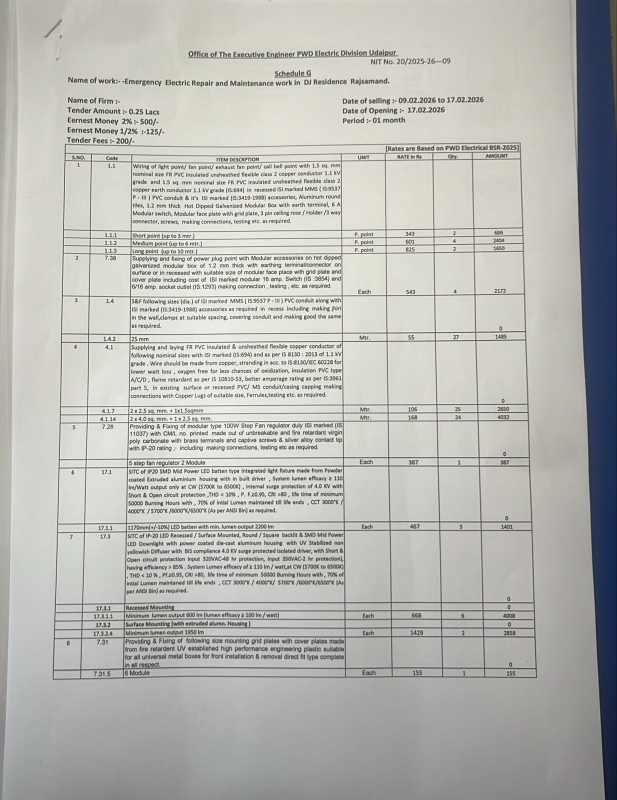
#> input picture REF_APPS_ARCHIVE/BillGeneratorContractor/INPUT_WORK_ORDER_IMAGES_TEXT/WhatsApp Image 2026-02-25 at 1.13.49 PM.jpeg, 1234 x 1600 px (shown at 1/2 size)
$ python -i pwd_schedule_parser.py   (imports and definitions only)
#> lines starting #> are read from the running program, lines starting #| are printed output that depends on the picture; after the words box and inside, x2 and y2 are one past the last pixel; in counts of white or black regions, pixels touching at a corner belong together
"""
PWD Schedule-G Work Order Parser
Implements foolproof OCR with grid detection and validation
Based on elite software engineering recommendations
"""

import cv2
import numpy as np
import re
from typing import List, Dict, Tuple
from pathlib import Path

try:
    import pytesseract
    TESSERACT_AVAILABLE = True
except ImportError:
    TESSERACT_AVAILABLE = False


class PWDScheduleParser:
    """
    Foolproof parser for PWD Schedule-G work orders
    Implements multi-mode OCR with grid detection
    """

    # Item code pattern (e.g., 1.1.2, 18.13)
    ITEM_CODE_PATTERN = r'\b\d+\.\d+(?:\.\d+)?\b'

    def __init__(self):
        self.ocr_modes = [6, 4, 11]  # PSM modes to try

    def preprocess_image(self, img_path: str) -> np.ndarray:
        """
        Image preprocessing for optimal OCR
        """
        img = cv2.imread(str(img_path))
#> img is the input picture: shape (1600, 1234, 3); mean B, G, R 179, 183.1, 182.9

        # Convert to grayscale
        gray = cv2.cvtColor(img, cv2.COLOR_BGR2GRAY)
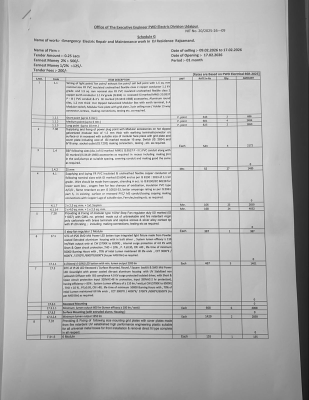
#> gray: shape (1600, 1234) (shown at 1/4 size); min 13, max 255, mean 182.6

        # Gaussian blur to reduce noise
        blur = cv2.GaussianBlur(gray, (5, 5), 0)

        # Adaptive thresholding
        thresh = cv2.adaptiveThreshold(
            blur, 255,
            cv2.ADAPTIVE_THRESH_GAUSSIAN_C,
            cv2.THRESH_BINARY, 11, 2
        )
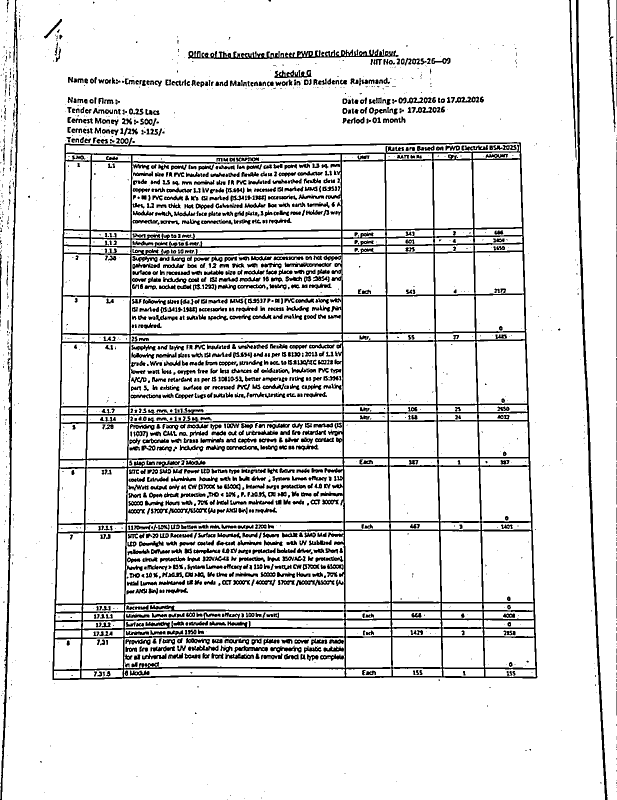
#> thresh: shape (1600, 1234) (shown at 1/2 size); 87.5% white; 2065 black regions (893 under 20 px), largest, box (x1, y1, x2, y2) and area: (105, 275, 1075, 1360) 99441, (1152, 0, 1215, 1600) 7159, (0, 0, 36, 1600) 6032

        return thresh

    def detect_table_rows(self, img: np.ndarray) -> List[Tuple[int, int, int, int]]:
        """
        Detect table grid lines and extract row boundaries
        """
        # Horizontal line detection kernel
        kernel = cv2.getStructuringElement(cv2.MORPH_RECT, (40, 1))

        # Morphological opening
        detect = cv2.morphologyEx(img, cv2.MORPH_OPEN, kernel)
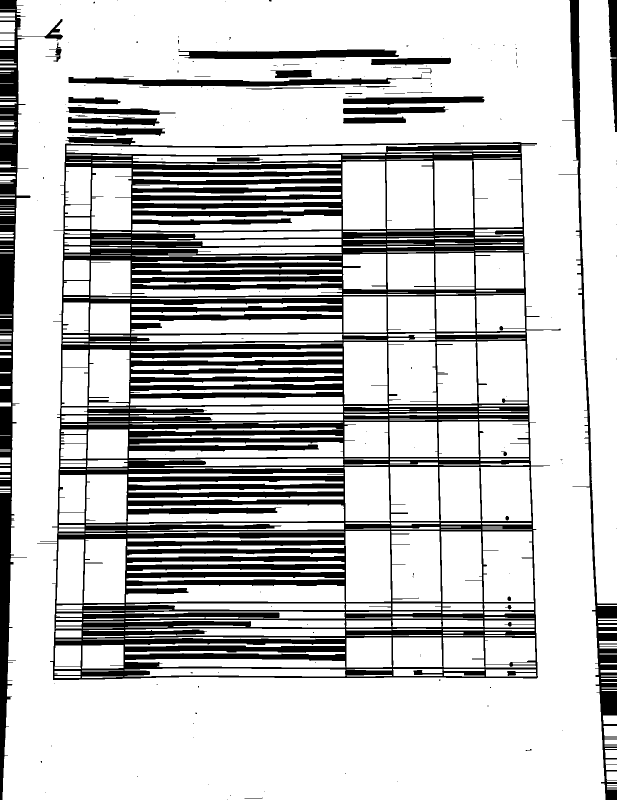
#> detect: shape (1600, 1234) (shown at 1/2 size); 77.2% white; 184 black regions (148 under 20 px)

        # Find contours
        contours, _ = cv2.findContours(
            detect,
            cv2.RETR_EXTERNAL,
            cv2.CHAIN_APPROX_SIMPLE
        )
#> contours = 106 contours, 28 with area under 20; largest, box (x1, y1, x2, y2) and area: (5, 0, 1211, 1600) 1832142, (1158, 0, 1234, 1207) 71208, (0, 44, 31, 64) 548, (1207, 1452, 1234, 1473) 501, (1206, 1431, 1234, 1448) 424

        rows = []

        for c in contours:
            x, y, w, h = cv2.boundingRect(c)

            # Filter valid rows (width > 600, height > 30)
            if w > 600 and h > 30:
                rows.append((x, y, w, h))
#> this loop made 106 passes
#> (c, x, y, w, h) on passes 1, 2, 3, 4, 6: ([[1214, 1577], [1214, 1578], [1233, 1578], [1233, 1577]], 1214, 1577, 20, 2), ([[1214, 1572], [1214, 1574], [1233, 1574], [1233, 1572]], 1214, 1572, 20, 3), ([[1214, 1568], [1214, 1570], [1233, 1570], [1233, 1568]], 1214, 1568, 20, 3), ([[1214, 1562], [1214, 1563], [1233, 1563], [1233, 1562]], 1214, 1562, 20, 2), ([[1212, 1530], [1212, 1539], [1233, 1539], [1233, 1530]], 1212, 1530, 22, 10)
#> after the loop, rows = [(5, 0, 1206, 1600)]

        # Sort rows by Y-coordinate (top to bottom)
        rows = sorted(rows, key=lambda r: r[1])

        return rows

    def ocr_row(self, img: np.ndarray, row: Tuple[int, int, int, int], mode: int = 6) -> str:
        """
        OCR a single row with error correction
        """
        if not TESSERACT_AVAILABLE:
            raise RuntimeError("Tesseract OCR not available")

        x, y, w, h = row

        # Crop row
        crop = img[y:y+h, x:x+w]

        # OCR with specified mode
        txt = pytesseract.image_to_string(
            crop,
            config=f"--oem 3 --psm {mode}"
        )

        # Apply OCR error corrections
        txt = self.fix_ocr_errors(txt)

        return txt.strip()

    # [42 lines left out: functions fix_ocr_errors, extract_item_codes, robust_ocr, not called in this run]

    def parse_work_order_grid(self, img_path: str) -> List[Dict]:
        """
        Parse work order using grid detection
        Returns list of items with code, description, unit, rate, qty
        """
        # Preprocess image
        img = self.preprocess_image(img_path)

        # Detect table rows
        rows = self.detect_table_rows(img)
#> rows = [(5, 0, 1206, 1600)]

        if len(rows) == 0:
            raise ValueError("No table rows detected in image")

        # OCR each row
        items = []

        for row in rows:
            try:
                # OCR the row
                line = self.ocr_row(img, row)

                # Extract item code
                code_match = re.search(self.ITEM_CODE_PATTERN, line)

                if not code_match:
                    continue  # Skip rows without item codes

                code = code_match.group()

                # Parse line components
                parts = line.split()

                try:
                    # Extract rate, qty, unit (from end of line)
                    rate = float(parts[-3])
                    qty = float(parts[-2])
                    unit = parts[-4]
                except (IndexError, ValueError):
                    # If parsing fails, use defaults
                    rate = 0.0
                    qty = 0.0
                    unit = "nos"

                # Extract description (text after code)
                desc = line.split(code)[1] if code in line else ""
                desc = desc.strip()

                items.append({
                    'code': code,
                    'description': desc,
                    'unit': unit,
                    'rate': rate,
                    'quantity': qty
                })

            except Exception as e:
                # Log error but continue processing
                print(f"Warning: Failed to parse row: {e}")
                continue
#> this loop made 1 pass
#> pass 1, in ocr_row, `crop = img[y:y+h, x:x+w]`:
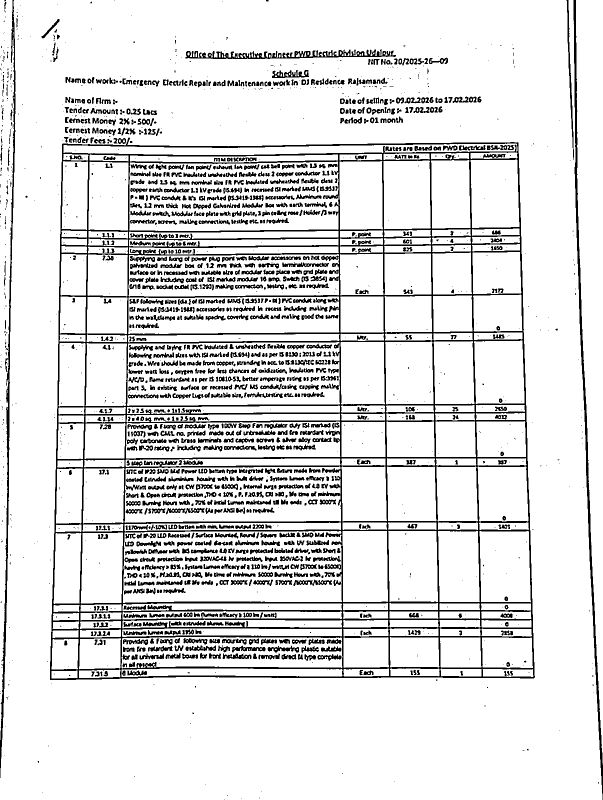
#> crop: shape (1600, 1206) (shown at 1/2 size); 87.4% white; 1951 black regions (796 under 20 px), largest, box (x1, y1, x2, y2) and area: (100, 275, 1070, 1360) 99441, (1147, 0, 1206, 1600) 7030, (0, 0, 31, 1556) 5791
#> after the loop, items = []

        return items

    # [67 lines left out: functions validate_extraction, parse_qty_file, validate_qty_match, not called in this run]

#> (the run stopped early here; a loop or call above may not have finished)

$ run again, on REF_APPS_ARCHIVE/BillGeneratorContractor/INPUT_WORK_ORDER_IMAGES_TEXT/WhatsApp Image 2026-02-25 at 1.14.08 PM.jpeg
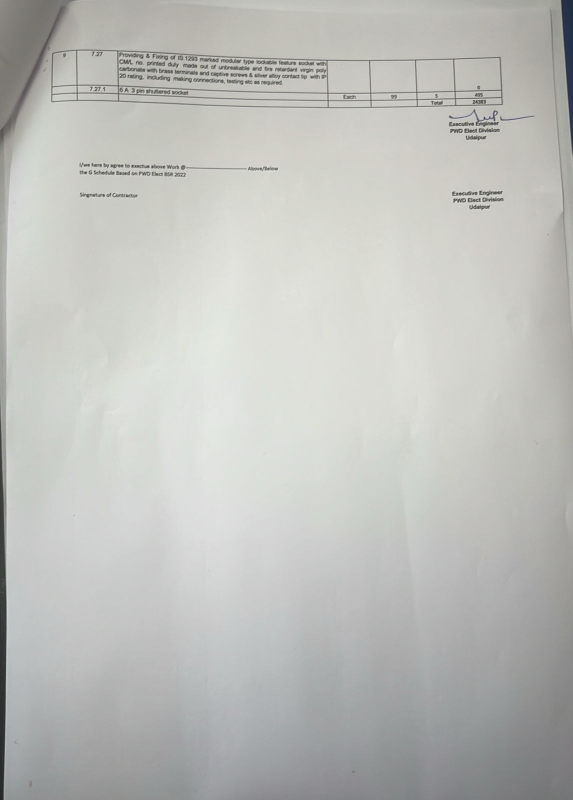
#> input picture REF_APPS_ARCHIVE/BillGeneratorContractor/INPUT_WORK_ORDER_IMAGES_TEXT/WhatsApp Image 2026-02-25 at 1.14.08 PM.jpeg, 1145 x 1600 px (shown at 1/2 size)
#> in preprocess_image, img is the input picture: shape (1600, 1145, 3); mean B, G, R 188.1, 191.6, 190.6
#> in preprocess_image, `thresh = cv2.adaptiveThreshold( blur, 255, cv2.ADAPTIVE_THRESH_GAUSSIA..`:
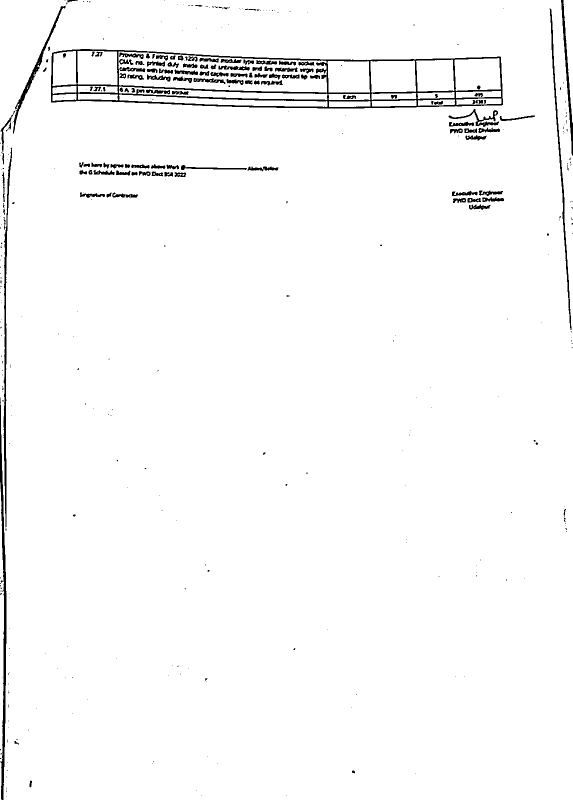
#> thresh: shape (1600, 1145) (shown at 1/2 size); 97.6% white; 407 black regions (279 under 20 px), largest, box (x1, y1, x2, y2) and area: (102, 98, 1006, 217) 13873, (0, 795, 13, 1600) 3657, (7, 295, 24, 1055) 2668
#> in detect_table_rows, `detect = cv2.morphologyEx(img, cv2.MORPH_OPEN, kernel)`:
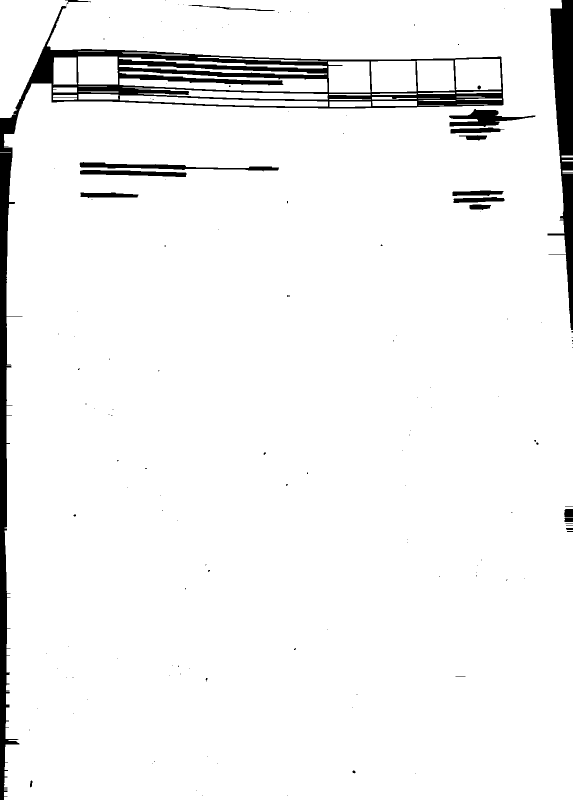
#> detect: shape (1600, 1145) (shown at 1/2 size); 95.2% white; 143 black regions (122 under 20 px)
#> contours = 42 contours, 8 with area under 20; largest, box (x1, y1, x2, y2) and area: (0, 0, 1145, 1600) 1697413, (239, 143, 655, 184) 7653, (910, 118, 1003, 180) 5368, (742, 122, 833, 184) 5326, (656, 123, 741, 185) 4872
#> the loop in detect_table_rows, `for c in contours:` made 42 passes
#> (x, y, w, h) on passes 8, 9, 10, 11, 12, 14, 15, 16: (659, 203, 83, 11), (744, 202, 90, 10), (837, 200, 74, 2), (658, 198, 84, 2), (913, 197, 91, 3), (106, 195, 48, 5), (744, 194, 90, 5), (913, 193, 57, 2)
#> after the loop in detect_table_rows, `for c in contours:`: rows = [(0, 0, 1145, 1600)]
#> the loop in parse_work_order_grid, `for row in rows:` made 1 pass
#> after the loop in parse_work_order_grid, `for row in rows:`: items = []

$ run again, on REF_APPS_ARCHIVE/BillGeneratorContractor/INPUT_WORK_ORDER_IMAGES_TEXT/WhatsApp Image 2026-02-25 at 1.14.51 PM.jpeg
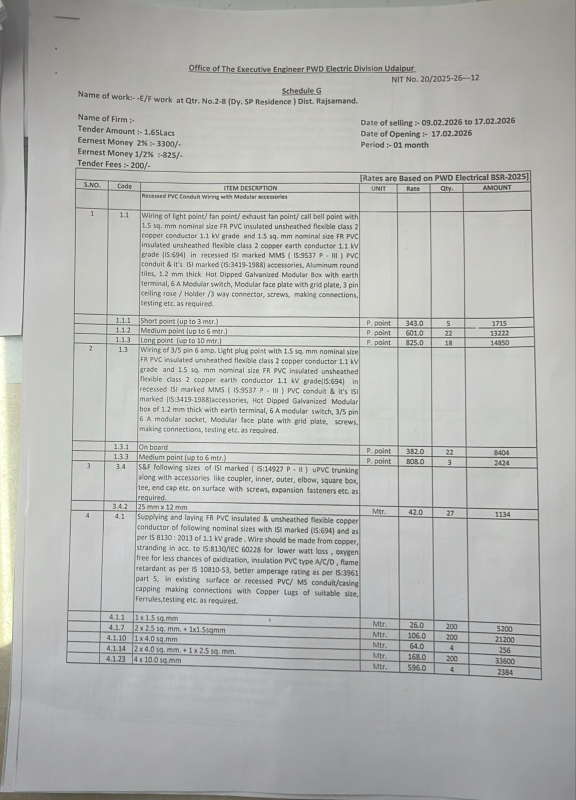
#> input picture REF_APPS_ARCHIVE/BillGeneratorContractor/INPUT_WORK_ORDER_IMAGES_TEXT/WhatsApp Image 2026-02-25 at 1.14.51 PM.jpeg, 1151 x 1600 px (shown at 1/2 size)
#> in preprocess_image, img is the input picture: shape (1600, 1151, 3); mean B, G, R 179.3, 182.1, 181
#> in preprocess_image, `thresh = cv2.adaptiveThreshold( blur, 255, cv2.ADAPTIVE_THRESH_GAUSSIA..`:
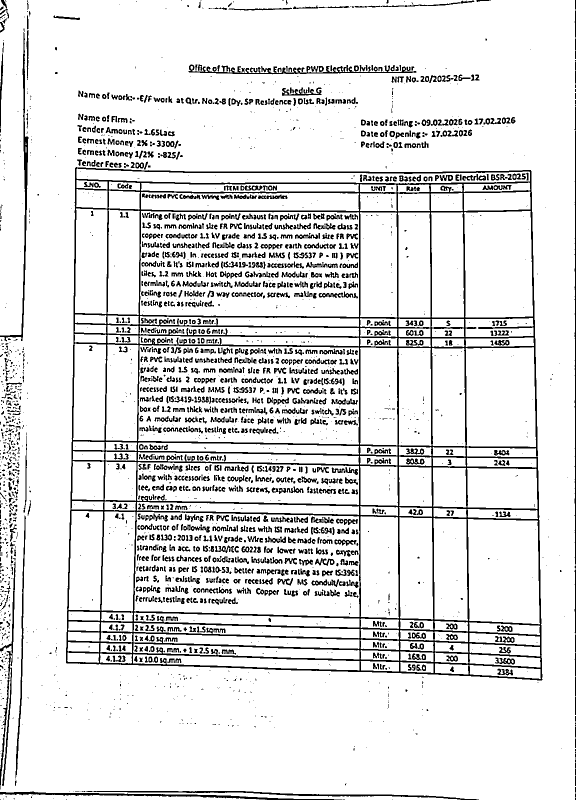
#> thresh: shape (1600, 1151) (shown at 1/2 size); 88.5% white; 2899 black regions (1358 under 20 px), largest, box (x1, y1, x2, y2) and area: (132, 334, 1085, 1361) 80231, (377, 129, 833, 149) 2712, (0, 1583, 684, 1600) 2638
#> detect: shape (1600, 1151); 77.4% white; 433 black regions (348 under 20 px)
#> contours = 300 contours, 21 with area under 20; largest, box (x1, y1, x2, y2) and area: (9, 0, 1151, 1111) 434030, (0, 1144, 1151, 1600) 296122, (0, 390, 151, 1258) 80990, (936, 1039, 1080, 1246) 28045, (929, 423, 1067, 635) 27504
#> the loop in detect_table_rows, `for c in contours:` made 300 passes
#> (x, y, w, h) on passes 1 to 3: (0, 1589, 531, 11), (871, 1344, 67, 3), (802, 1342, 66, 2)
#> after the loop in detect_table_rows, `for c in contours:`: rows = [(0, 1144, 1151, 456), (9, 0, 1142, 1111)]
#> in detect_table_rows, `rows = sorted(rows, key=lambda r: r[1])`: rows = [(9, 0, 1142, 1111), (0, 1144, 1151, 456)]
#> the loop in parse_work_order_grid, `for row in rows:` made 1 pass
#> pass 1, in ocr_row, `crop = img[y:y+h, x:x+w]`:
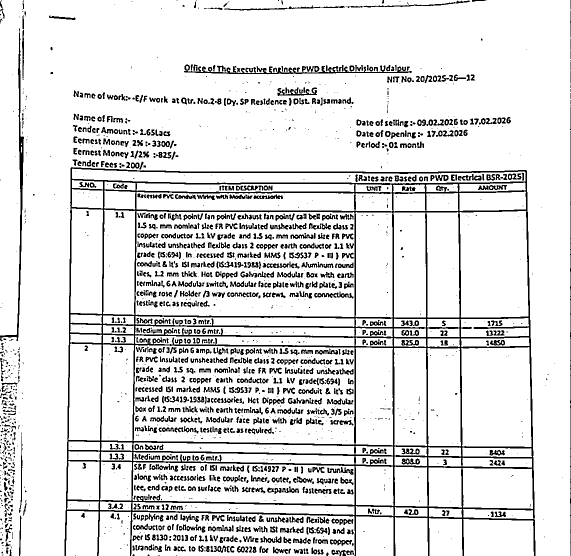
#> crop: shape (1111, 1142) (shown at 1/2 size); 87.6% white; 2137 black regions (879 under 20 px), largest, box (x1, y1, x2, y2) and area: (129, 334, 1071, 1111) 55978, (368, 129, 824, 149) 2712, (0, 57, 48, 683) 2590
#> after the loop in parse_work_order_grid, `for row in rows:`: items = []
